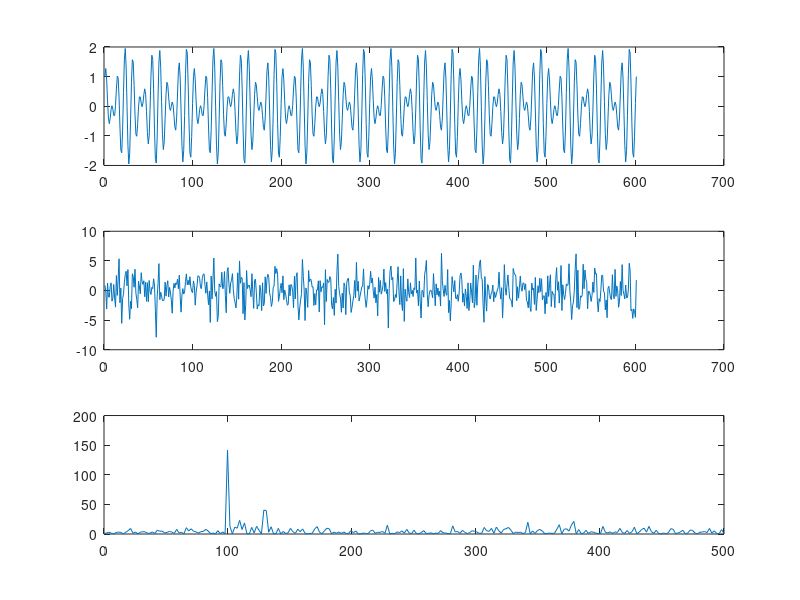

Reproduce this figure in MATLAB.
t=0:.001:.6;

x=sin(2*pi*100*t)+cos(2*pi*130*t);

%for noise
y=x+2*randn(size(t));

Y=fft(y,512);
size(Y)
size(t)

Pyy=Y.*conj(Y)/512;
f=1000*(0:256)/512;


subplot(3,1,1),plot(x);

subplot(3,1,2),plot(y);

subplot(3,1,3),plot(f,Pyy(1:257));
